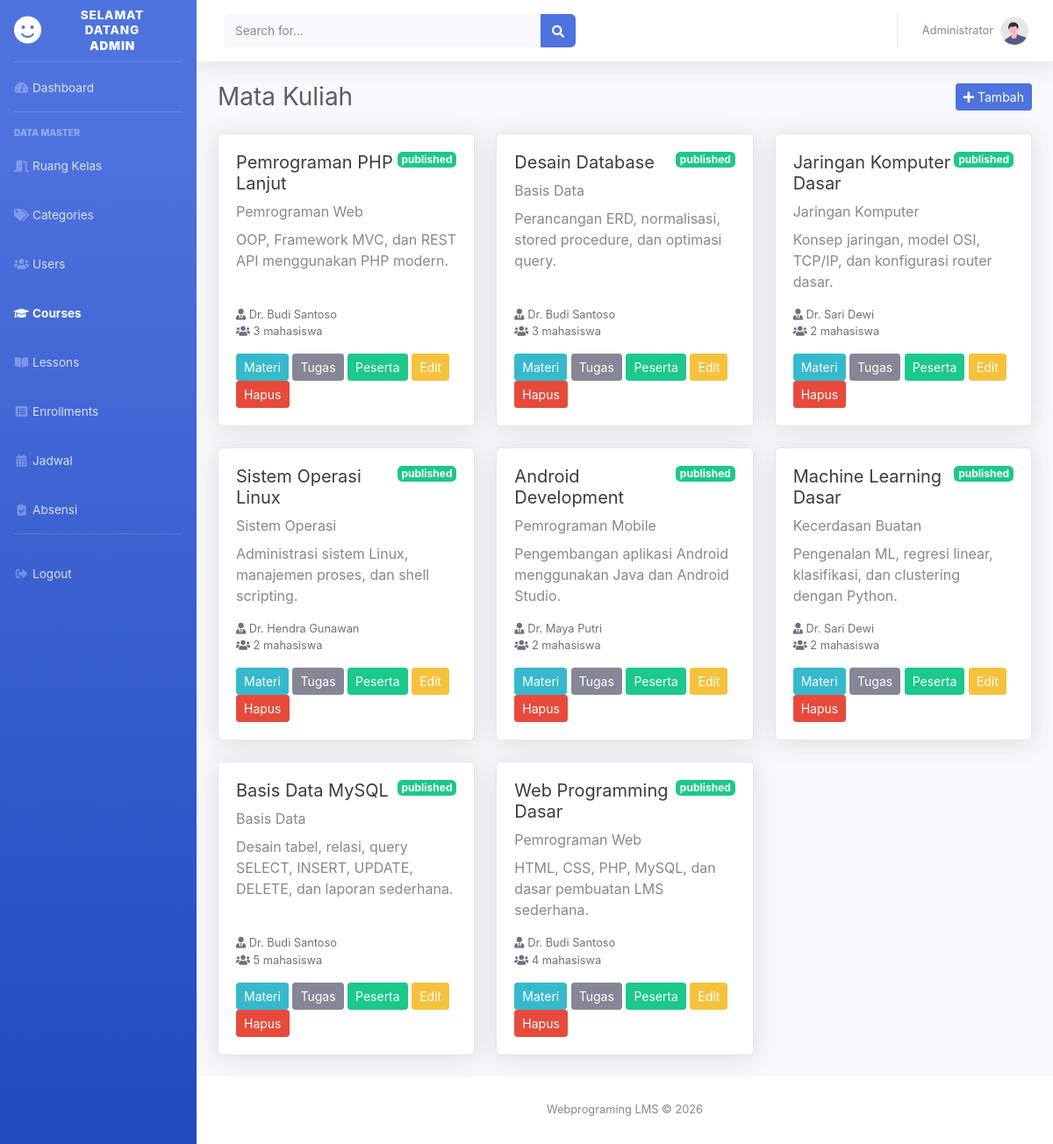
/layout.php?page=matakuliah (signed in), run on an earlier commit of the app's database.
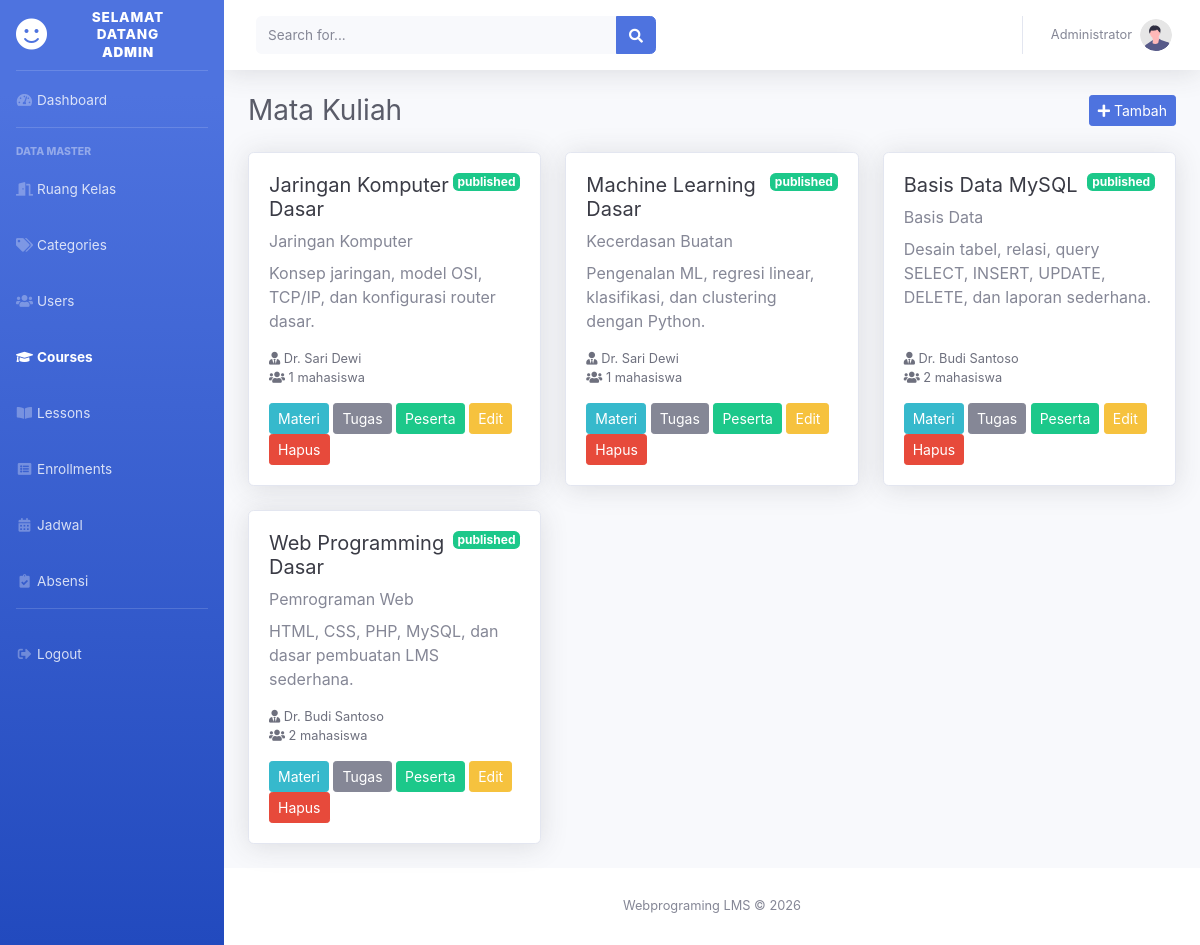
And on a later commit of the database.
### tables this page shows
CREATE TABLE `courses` (
  `id` int NOT NULL AUTO_INCREMENT,
  `teacher_id` int NOT NULL,
  `category_id` int DEFAULT NULL,
  `judul` varchar(255) NOT NULL,
  `deskripsi` text,
  `gambar_cover` varchar(255) DEFAULT NULL,
  `harga` decimal(10,2) DEFAULT '0.00',
  `status` enum('draft','published') DEFAULT 'draft',
  `created_at` timestamp NULL DEFAULT CURRENT_TIMESTAMP,
  PRIMARY KEY (`id`),
  KEY `teacher_id` (`teacher_id`),
  KEY `category_id` (`category_id`),
  CONSTRAINT `courses_ibfk_1` FOREIGN KEY (`teacher_id`) REFERENCES `users` (`id`) ON DELETE CASCADE,
  CONSTRAINT `courses_ibfk_2` FOREIGN KEY (`category_id`) REFERENCES `categories` (`id`) ON DELETE SET NULL
);

CREATE TABLE `categories` (
  `id` int NOT NULL AUTO_INCREMENT,
  `nama_kategori` varchar(100) NOT NULL,
  `slug` varchar(100) NOT NULL,
  PRIMARY KEY (`id`)
);

CREATE TABLE `users` (
  `id` int NOT NULL AUTO_INCREMENT,
  `nama_lengkap` varchar(100) NOT NULL,
  `email` varchar(100) NOT NULL,
  `password` varchar(255) NOT NULL,
  `role` enum('admin','dosen','mahasiswa') DEFAULT 'mahasiswa',
  `foto_profil` varchar(255) DEFAULT 'default.jpg',
  `created_at` timestamp NULL DEFAULT CURRENT_TIMESTAMP,
  PRIMARY KEY (`id`),
  UNIQUE KEY `email` (`email`)
);

### koneksi/koneksi.php (called while the page is built, shortened)
<?php
$db_driver = getenv('APP_DB') ?: 'mysql';
$db_type = $db_driver === 'sqlite' ? 'sqlite' : 'mysql';
class DbResult {
    public array $rows;
    private int $index = 0;
    public function __construct(array $rows = []) {
        $this->rows = $rows;
    }
    public function fetch_assoc(): ?array {
        if ($this->index >= count($this->rows)) {
            return null;
        }
        return $this->rows[$this->index++];
    }
}
function db_query(PDO $db, string $sql): DbResult|bool {
    $statement = $db->query(db_translate_sql($sql));
    return new DbResult($statement->fetchAll(PDO::FETCH_ASSOC));
}
function db_fetch_assoc(DbResult|false $result): ?array {
    return $result ? $result->fetch_assoc() : null;
}
function db_translate_sql(string $sql): string {
    global $db_type;
    if ($db_type !== 'sqlite') {
        return $sql;
    }
    $sql = str_replace('CURRENT_TIMESTAMP()', 'CURRENT_TIMESTAMP', $sql);
    return $sql;
}

### module/matakuliah.php (the view, shortened to what this page needs)
<?php
$userId = (int) ($_SESSION['user_id'] ?? 0);
$role = $_SESSION['role'] ?? 'mahasiswa';
if ($role === 'dosen') {
    $stmt = db_prepare($koneksi, "SELECT c.*, u.nama_lengkap AS dosen, cat.nama_kategori, COUNT(e.id) AS jumlah_mahasiswa FROM courses c JOIN users u ON u.id = c.teacher_id LEFT JOIN categories cat ON cat.id = c.category_id LEFT JOIN enrollments e ON e.course_id = c.id WHERE c.teacher_id = ? GROUP BY c.id ORDER BY c.created_at DESC");
    db_stmt_bind_param($stmt, "i", $userId);
    db_stmt_execute($stmt);
    $courses = db_stmt_get_result($stmt);
} else {
    $courses = db_query($koneksi, "SELECT c.*, u.nama_lengkap AS dosen, cat.nama_kategori, COUNT(e.id) AS jumlah_mahasiswa FROM courses c JOIN users u ON u.id = c.teacher_id LEFT JOIN categories cat ON cat.id = c.category_id LEFT JOIN enrollments e ON e.course_id = c.id GROUP BY c.id ORDER BY c.created_at DESC");
}
?>
<div class="d-sm-flex align-items-center justify-content-between mb-4">
    <h1 class="h3 mb-0 text-gray-800">Mata Kuliah</h1>
    <?php if ($role === 'admin' || $role === 'dosen'): ?>
        <a href="layout.php?page=tambah_mk" class="btn btn-primary btn-sm"><i class="fas fa-plus"></i> Tambah</a>
    <?php endif; ?>
</div>
<div class="row">
    <?php while ($course = db_fetch_assoc($courses)): ?>
        <?php
        $courseId = (int) $course['id'];
        ?>
        <div class="col-xl-4 col-lg-6 mb-4">
            <div class="card shadow h-100">
                <div class="card-body d-flex flex-column">
                    <div class="d-flex justify-content-between align-items-start mb-2">
                        <h2 class="h5 text-gray-900 mb-0"><?php echo e($course['judul']); ?></h2>
                        <span class="badge badge-<?php echo $course['status'] === 'published' ? 'success' : 'secondary'; ?>"><?php echo e($course['status']); ?></span>
                    </div>
                    <p class="text-muted mb-2"><?php echo e($course['nama_kategori'] ?? 'Tanpa kategori'); ?></p>
                    <p class="mb-3"><?php echo e($course['deskripsi']); ?></p>
                    <div class="small text-gray-700 mt-auto">
                        <div><i class="fas fa-user-tie"></i> <?php echo e($course['dosen']); ?></div>
                        <div><i class="fas fa-users"></i> <?php echo e($course['jumlah_mahasiswa']); ?> mahasiswa</div>
                    </div>
                    <div class="mt-3">
                        <a href="layout.php?page=materi&course_id=<?php echo e($courseId); ?>" class="btn btn-info btn-sm">Materi</a>
                        <a href="layout.php?page=tugas&course_id=<?php echo e($courseId); ?>" class="btn btn-secondary btn-sm">Tugas</a>
                        <?php if ($role === 'admin'): ?>
                            <a href="layout.php?page=peserta&course_id=<?php echo e($courseId); ?>" class="btn btn-success btn-sm">Peserta</a>
                            <a href="layout.php?page=ubah_mk&id=<?php echo e($courseId); ?>" class="btn btn-warning btn-sm">Edit</a>
                            <a href="admin/hapus.php?id=<?php echo e($courseId); ?>" class="btn btn-danger btn-sm" onclick="return confirm('Hapus mata kuliah ini?')">Hapus</a>
                        <?php endif; ?>
                    </div>
                </div>
            </div>
        </div>
    <?php endwhile; ?>
</div>

### layout.php (shortened to what this page needs)
<?php
include 'koneksi/koneksi.php';
function e($value) {
    return htmlspecialchars((string) $value, ENT_QUOTES, 'UTF-8');
}
$role = $_SESSION['role'] ?? 'mahasiswa';
$page = $_GET['page'] ?? 'dashboard';
$content = $pages[$page][$role] ?? $pages['dashboard'][$role] ?? 'siswa/dashboard.php';
$roleLabel = [
    'admin' => 'ADMIN',
    'dosen' => 'DOSEN',
    'mahasiswa' => 'MAHASISWA',
];
?>
<!DOCTYPE html>
<html lang="en">
<head>
    <link href="assets/vendor/fontawesome-free/css/all.min.css" rel="stylesheet" type="text/css">
    <link href="assets/css/sb-admin-2.min.css" rel="stylesheet">
</head>
<body id="page-top">
    <div id="wrapper">
        <ul class="navbar-nav bg-gradient-primary sidebar sidebar-dark accordion" id="accordionSidebar">
            <a class="sidebar-brand d-flex align-items-center justify-content-center" href="layout.php">
                <div class="sidebar-brand-icon"><i class="fas fa-smile"></i></div>
                <div class="sidebar-brand-text mx-3" style="font-size:0.85rem;line-height:1.3">
                    SELAMAT DATANG<br><strong><?php echo e($roleLabel[$role] ?? strtoupper($role)); ?></strong>
                </div>
            </a>
            <hr class="sidebar-divider my-0">
            <li class="nav-item <?php echo $page === 'dashboard' ? 'active' : ''; ?>">
                <a class="nav-link" href="layout.php">
                    <i class="fas fa-fw fa-tachometer-alt"></i><span>Dashboard</span>
                </a>
            </li>
            <hr class="sidebar-divider">
            <div class="sidebar-heading">Data Master</div>
            <?php if ($role === 'admin'): ?>
            <li class="nav-item <?php echo in_array($page, ['kelas','tambah_kelas','ubah_kelas'], true) ? 'active' : ''; ?>">
                <a class="nav-link" href="layout.php?page=kelas">
                    <i class="fas fa-fw fa-door-open"></i><span>Ruang Kelas</span>
                </a>
            </li>
            <?php endif; ?>
            <?php if ($role === 'admin'): ?>
            <li class="nav-item <?php echo in_array($page, ['categories','tambah_category','ubah_category'], true) ? 'active' : ''; ?>">
                <a class="nav-link" href="layout.php?page=categories">
                    <i class="fas fa-fw fa-tags"></i><span>Categories</span>
                </a>
            </li>
            <?php endif; ?>
            <?php if ($role === 'admin'): ?>
            <li class="nav-item <?php echo in_array($page, ['users','tambah_user','ubah_user'], true) ? 'active' : ''; ?>">
                <a class="nav-link" href="layout.php?page=users">
                    <i class="fas fa-fw fa-users"></i><span>Users</span>
                </a>
            </li>
            <?php endif; ?>
            <li class="nav-item <?php echo in_array($page, ['matakuliah','tambah_mk','ubah_mk'], true) ? 'active' : ''; ?>">
                <a class="nav-link" href="layout.php?page=matakuliah">
                    <i class="fas fa-fw fa-graduation-cap"></i><span>Courses</span>
                </a>
            </li>
            <li class="nav-item <?php echo in_array($page, ['materi','tambah_materi','ubah_materi'], true) ? 'active' : ''; ?>">
                <a class="nav-link" href="layout.php?page=materi">
                    <i class="fas fa-fw fa-book-open"></i><span>Lessons</span>
                </a>
            </li>
            <?php if ($role === 'admin' || $role === 'dosen'): ?>
            <li class="nav-item <?php echo $page === 'peserta' ? 'active' : ''; ?>">
                <a class="nav-link" href="layout.php?page=peserta">
                    <i class="fas fa-fw fa-list-alt"></i><span>Enrollments</span>
                </a>
            </li>
            <?php endif; ?>
            <?php if ($role === 'admin' || $role === 'dosen'): ?>
            <li class="nav-item <?php echo in_array($page, ['jadwal','tambah_jadwal','ubah_jadwal'], true) ? 'active' : ''; ?>">
                <a class="nav-link" href="layout.php?page=jadwal">
                    <i class="fas fa-fw fa-calendar-alt"></i><span>Jadwal</span>
                </a>
            </li>
            <?php endif; ?>
            <?php if ($role === 'admin' || $role === 'dosen'): ?>
            <li class="nav-item <?php echo in_array($page, ['absensi','tambah_absensi','ubah_absensi'], true) ? 'active' : ''; ?>">
                <a class="nav-link" href="layout.php?page=absensi">
                    <i class="fas fa-fw fa-clipboard-check"></i><span>Absensi</span>
                </a>
            </li>
            <?php endif; ?>
            <hr class="sidebar-divider d-none d-md-block">
            <li class="nav-item">
                <a class="nav-link" href="logout.php">
                    <i class="fas fa-fw fa-sign-out-alt"></i><span>Logout</span>
                </a>
            </li>
        </ul>
        <div id="content-wrapper" class="d-flex flex-column">
            <div id="content">
                <nav class="navbar navbar-expand navbar-light bg-white topbar mb-4 static-top shadow">
                    <form class="d-none d-sm-inline-block form-inline mr-auto ml-md-3 my-2 my-md-0 mw-100 navbar-search">
                        <div class="input-group">
                            <input type="text" class="form-control bg-light border-0 small" placeholder="Search for..." aria-label="Search">
                            <div class="input-group-append">
                                <button class="btn btn-primary" type="button">
                                    <i class="fas fa-search fa-sm"></i>
                                </button>
                            </div>
                        </div>
                    </form>
                    <ul class="navbar-nav ml-auto">
                        <li class="nav-item dropdown no-arrow">
                            <a class="nav-link dropdown-toggle" href="#" id="userDropdown" role="button"
                                data-toggle="dropdown" aria-haspopup="true" aria-expanded="false">
                                <span class="mr-2 d-none d-lg-inline text-gray-600 small"><?php echo e($_SESSION['username']); ?></span>
                                <img class="img-profile rounded-circle" src="assets/img/undraw_profile.svg" style="width:32px;height:32px;">
                            </a>
                        </li>
                    </ul>
                </nav>
                <div class="container-fluid">
                    <?php include $content; ?>
                </div>
            </div>
            <footer class="sticky-footer bg-white">
                <div class="container my-auto">
                    <div class="copyright text-center my-auto">
                        <span>Webprograming LMS &copy; <?php echo date('Y'); ?></span>
                    </div>
                </div>
            </footer>
        </div>
    </div>
</body>
</html>

What changed in the data, as far as the page shows it:
removed courses: judul "Pemrograman PHP Lanjut", status "published", category.nama_kategori "Pemrograman Web", deskripsi "OOP, Framework MVC, dan REST API menggunakan PHP modern.", teacher.nama_lengkap "Dr. Budi Santoso", jumlah_mahasiswa "3"
removed courses: judul "Desain Database", status "published", category.nama_kategori "Basis Data", deskripsi "Perancangan ERD, normalisasi, stored procedure, dan optimasi query.", teacher.nama_lengkap "Dr. Budi Santoso", jumlah_mahasiswa "3"
removed courses: judul "Sistem Operasi Linux", status "published", category.nama_kategori "Sistem Operasi", deskripsi "Administrasi sistem Linux, manajemen proses, dan shell scripting.", teacher.nama_lengkap "Dr. Hendra Gunawan", jumlah_mahasiswa "2"
removed courses: judul "Android Development", status "published", category.nama_kategori "Pemrograman Mobile", deskripsi "Pengembangan aplikasi Android menggunakan Java dan Android Studio.", teacher.nama_lengkap "Dr. Maya Putri", jumlah_mahasiswa "2"
computed for courses "Jaringan Komputer Dasar": jumlah_mahasiswa "2" → "1"
computed for courses "Machine Learning Dasar": jumlah_mahasiswa "2" → "1"
computed for courses "Basis Data MySQL": jumlah_mahasiswa "5" → "2"
computed for courses "Web Programming Dasar": jumlah_mahasiswa "4" → "2"
